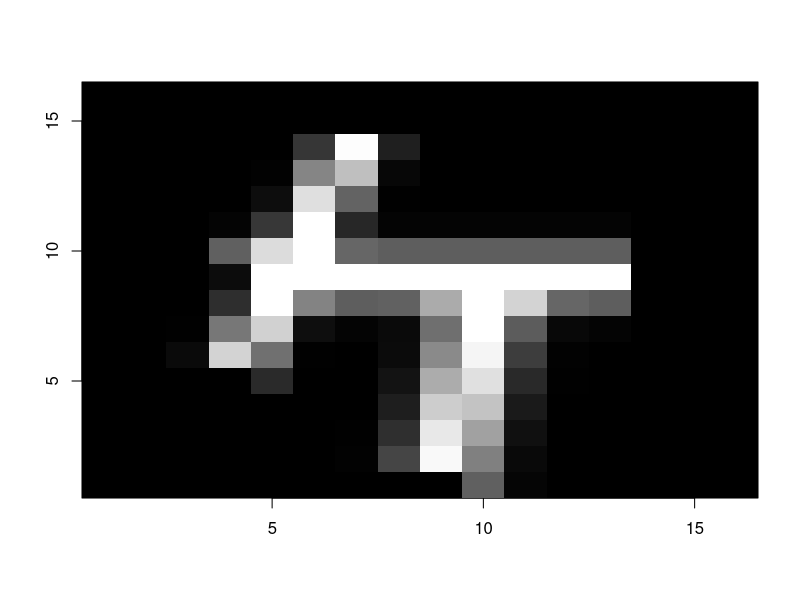

R code for this plot:
stroke = function(x1,y1,theta,len,width)
{
  x=c(1:16)
  y=c(1:16)
  
  x=x-x1
  y=y-y1
  u1=x*cos(theta)
  u2=y*sin(theta)
  u=matrix(u1,16,16)+t(matrix(u2,16,16))
  
  
  v1=-x*sin(theta)
  v2=y*cos(theta)
  v=matrix(v1,16,16)+t(matrix(v2,16,16))
  
  m = (v > 0 & v < len)
  exp(-u*u/width)*m
}

s1=stroke(4,5,-0.1*pi,10,0.5)
s2=stroke(4,9,-0.5*pi,10,1)
s3=stroke(9,1,-0.05*pi,8,1)

im=s1+s2+s3
im[im > 1]=1  #this thresholds the image so that the max brightness is 1
image(c(1:16),c(1:16),im,col=gray(c(0:256)/256),xlab="",ylab="",mar=c(1,1,1,1))

setwd("C:/Users/User/Desktop/ca274/final_assessment")
saveRDS(stroke,"stroke.RDS")
